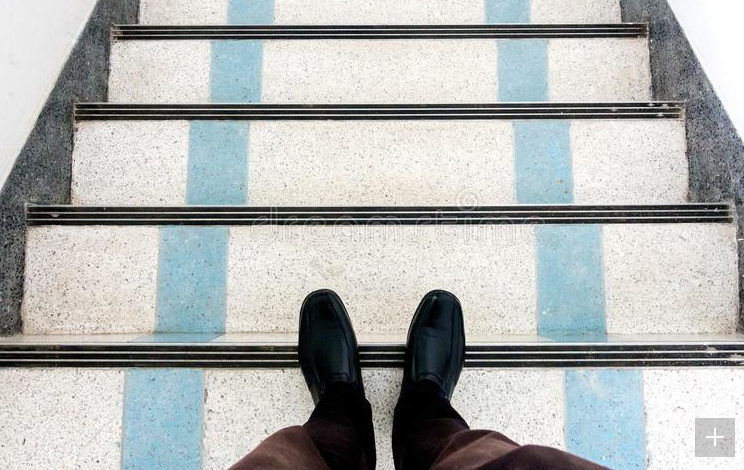
#> input picture vision/stair_case/picture/2.png, 744 x 470 px, found by its file name
$ python searchFoot.py
#> lines starting #> are read from the running program, lines starting #| are printed output that depends on the picture; after the words box and inside, x2 and y2 are one past the last pixel; in counts of white or black regions, pixels touching at a corner belong together
import cv2
import numpy as np
from matplotlib import pyplot as plt

# read image
img = cv2.imread('../picture/2.png')
#> img is the input picture: shape (470, 744, 3); mean B, G, R 176.9, 178.3, 175.4
blur = cv2.bilateralFilter(img, 5, 100, 100)
edge = cv2.Canny(blur, 100, 200)
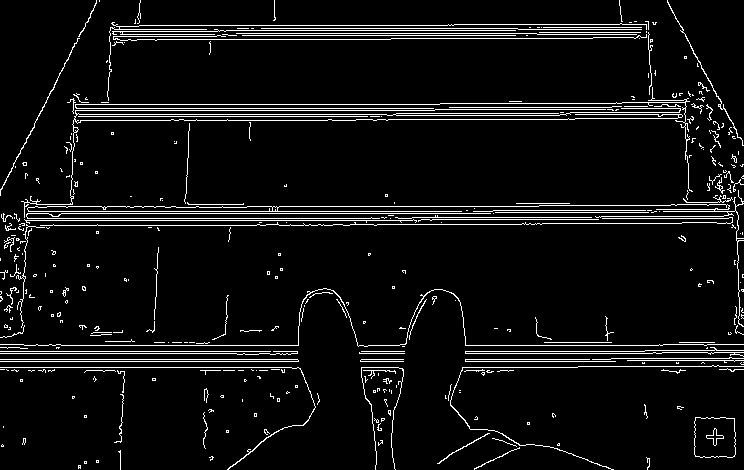
#> edge: shape (470, 744); 6.1% white in thin lines or dots
h, w = img.shape[:2]
#> h = 470; w = 744

shoeW, shoeH = int(w * 0.08), int(h * 0.08)
#> shoeW = 59; shoeH = 37

edgeSum = []

for i in range(0, h):
    temp = []
    valueSum = 0

    for j in range(0, w):
        valueSum += edge[i][j]

        if i == 0:
            temp.append(valueSum)
        else:
            temp.append(valueSum + edgeSum[i - 1][j])

    edgeSum.append(temp)
#> after the loop, edgeSum = 470 items

footSum = edgeSum[285 + shoeH][295 + shoeW] - edgeSum[285][295 + shoeW] - edgeSum[285 + shoeH][295] + edgeSum[285][295]
#> footSum = 48450

#min_val
x = []
y = []

for i in range(0, h - shoeH):
    for j in range(0, w - shoeW):
        val = edgeSum[i + shoeH][j + shoeW] - edgeSum[i][j + shoeW] - edgeSum[i + shoeH][j] + edgeSum[i][j]

        if ((footSum * 1) >= val) & ((footSum * 1) <= val):
            x.append(i)
            y.append(j)
            print(footSum, val, i, j)
#> this loop made 433 passes
#| 48450 48450 0 625
#| 48450 48450 1 626
#| 48450 48450 4 628
#| 48450 48450 5 68
#| 48450 48450 6 628
#| 48450 48450 7 628
#| 48450 48450 11 629
#| 48450 48450 12 629
#> (further printed lines are left out)
#> after the loop, x = 380 values from 0 to 370; y = 380 values, max 683 at index 128, min 0 at index 298, mean 395.6

for i in range(0, len(x)):
    cv2.rectangle(img, (x[i], y[i]), (x[i] + shoeW, y[i] + shoeH), (0, 255, 0), 2)
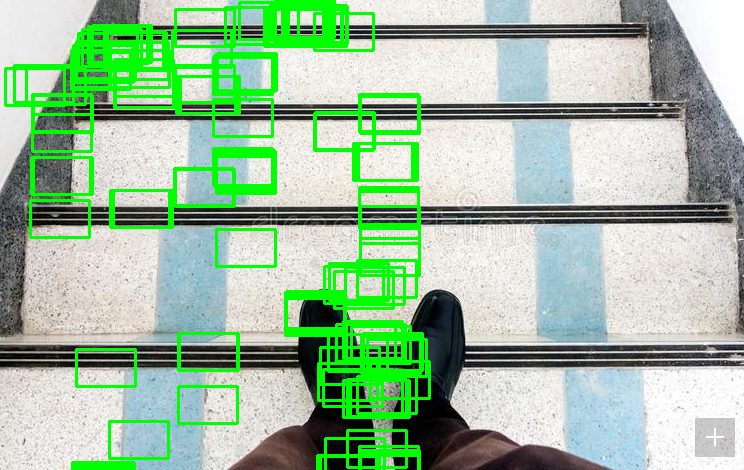
#> img: shape (470, 744, 3); 11.57% of pixels changed, all inside (x1, y1, x2, y2) = (4, 0, 431, 470)

cv2.imwrite('../test.png', img)
